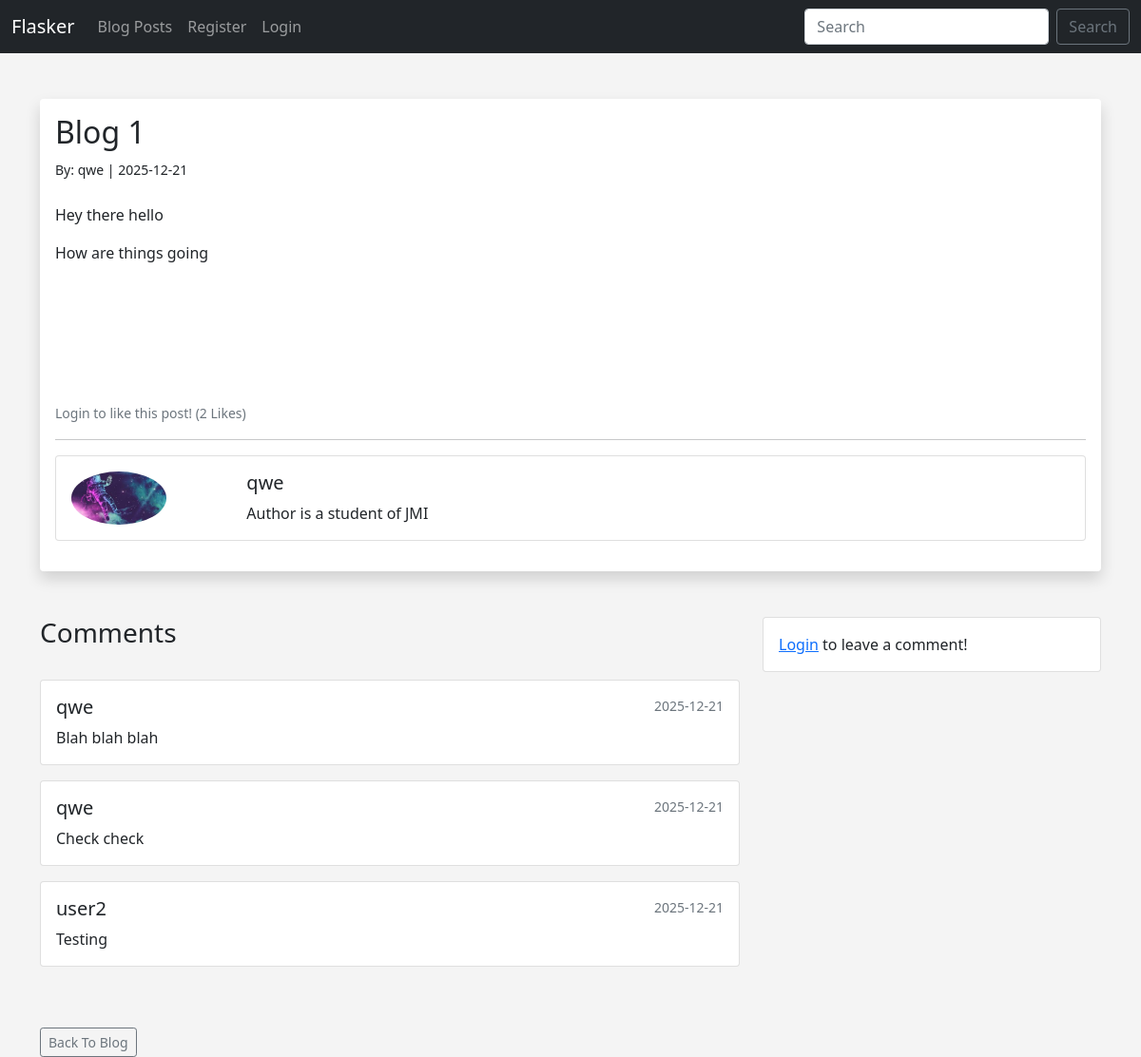
/posts/1, run on the app's committed database.
### app.py (models this page shows, shortened)
class Posts(db.Model):
    id = db.Column(db.Integer, primary_key=True)
    title = db.Column(db.String(255))
    content = db.Column(db.Text)
    date_posted = db.Column(db.DateTime, default=datetime.utcnow)
    slug = db.Column(db.String(255))
    poster_id = db.Column(db.Integer, db.ForeignKey('users.id'))
    comments = db.relationship('Comments', backref='post', lazy='dynamic')
    likes = db.relationship('Users', secondary=post_likes, backref=db.backref('liked_posts', lazy='dynamic'))

class Users(db.Model, UserMixin):
    id = db.Column(db.Integer, primary_key=True)
    username = db.Column(db.String(20), nullable=False, unique=True)
    name = db.Column(db.String(200), nullable=False)
    email = db.Column(db.String(120), nullable=False, unique=True)
    favorite_color = db.Column(db.String(120))
    about_author = db.Column(db.Text(), nullable=True)
    date_added = db.Column(db.DateTime, default=datetime.utcnow)
    profile_pic = db.Column(db.String(), nullable=True)
    password_hash = db.Column(db.String(128))
    posts = db.relationship('Posts', backref='poster', lazy=True)
    comments = db.relationship('Comments', backref='commenter', lazy=True)
    @property
    def password(self):
        raise AttributeError('password is not a readable attribute!')

class Comments(db.Model):
    id = db.Column(db.Integer, primary_key=True)
    text = db.Column(db.Text, nullable=False)
    date_posted = db.Column(db.DateTime, default=datetime.utcnow)
    poster_id = db.Column(db.Integer, db.ForeignKey('users.id'))
    post_id = db.Column(db.Integer, db.ForeignKey('posts.id'))

### app.py (the view, shortened to what this page needs)
@app.route('/posts/<int:id>', methods=['GET', 'POST'])
def post(id):
    post = Posts.query.get_or_404(id)
    form = CommentForm()
    return render_template('post.html', post=post, form=form)

### webforms.py
class CommentForm(FlaskForm):
	body = TextAreaField('Body', validators=[DataRequired()])
	submit = SubmitField('Submit')

class SearchForm(FlaskForm):
	searched = StringField("Searched", validators=[DataRequired()])
	submit = SubmitField("Submit")

### app.py (called while the page is built)
@app.context_processor
def base():
	form = SearchForm()
	return dict(form=form)

### templates/post.html (shortened to what this page needs)
{% extends 'base.html' %}
{% block content %}
<br/>
<div class="shadow p-3 mb-5 bg-body rounded">
	<h2>{{ post.title }}</h2>
	<small>By: {{ post.poster.name }} | {{ post.date_posted.strftime('%Y-%m-%d') }}</small>
	<br/><br/>
	{{ post.content|safe }}
	<br/><br/>
	{% if current_user.is_authenticated %}
		<br/><br/>
		{% if current_user in post.likes %}
			<a href="{{ url_for('like', post_id=post.id) }}" class="btn btn-outline-danger btn-sm">❤️ Unlike ({{ post.likes|length }})</a>
		{% else %}
			<a href="{{ url_for('like', post_id=post.id) }}" class="btn btn-outline-secondary btn-sm">🤍 Like ({{ post.likes|length }})</a>
		{% endif %}
	{% else %}
		<small class="text-muted">Login to like this post! ({{ post.likes|length }} Likes)</small>
	{% endif %}
	<hr>
	<div class="card mb-3">
		<div class="row no-gutters">
			<div class="col-md-2">
				{% if post.poster.profile_pic %}
					<img src="{{ url_for('static', filename='images/' + post.poster.profile_pic)}}" width="100" class="rounded-circle m-3">
				{% else %}
					<img src="{{ url_for('static', filename='images/default_profile_pic.png')}}" width="100" class="rounded-circle m-3">
				{% endif %}
			</div>
			<div class="col-md-10">
				<div class="card-body">
					<h5 class="card-title">{{ post.poster.name }}</h5>
					<p class="card-text">
						{% if post.poster.about_author %}
							{{ post.poster.about_author }}
						{% else %}
							Author has no bio yet...
						{% endif %}
					</p>
				</div>
			</div>
		</div>
	</div>
</div>
<div class="row">
	<div class="col-md-8">
		<h3>Comments</h3>
		<br/>
		{% for comment in post.comments %}
			<div class="card mb-3">
				<div class="card-body">
					<div class="d-flex justify-content-between">
						<h5 class="card-title">{{ comment.commenter.name }}</h5>
						<small class="text-muted">{{ comment.date_posted.strftime('%Y-%m-%d') }}</small>
					</div>
					<p class="card-text">{{ comment.text }}</p>
				</div>
			</div>
		{% else %}
			<p>No comments yet. Be the first!</p>
		{% endfor %}
	</div>
	<div class="col-md-4">
		{% if current_user.is_authenticated %}
			<div class="card">
				<div class="card-header">Add a Comment</div>
				<div class="card-body">
					<form method="POST">
						{{ form.hidden_tag() }}
						<div class="mb-3">
							{{ form.body(class="form-control", rows="3", placeholder="Write your comment...") }}
						</div>
						{{ form.submit(class="btn btn-secondary btn-sm") }}
					</form>
				</div>
			</div>
		{% else %}
			<div class="card">
				<div class="card-body">
					<a href="{{ url_for('login') }}">Login</a> to leave a comment!
				</div>
			</div>
		{% endif %}
	</div>
</div>
<br/><br/>
<a href="{{ url_for('posts')}}" class="btn btn-outline-secondary btn-sm">Back To Blog</a>
{% endblock %}

### templates/base.html (shortened to what this page needs)
<!doctype html>
<html lang="en">
  <head>
    <link href="https://cdn.jsdelivr.net/npm/bootstrap@5.0.0-beta1/dist/css/bootstrap.min.css" rel="stylesheet">
    <link href="{{ url_for('static', filename='css/style.css') }}" rel="stylesheet">
  </head>
  <body>
  	{% include 'navbar.html' %}
  	<br/>
  	<div class="container">
		{% block content %}
		{% endblock %}
	</div>
  </body>
</html>

### templates/navbar.html (shortened to what this page needs)
<nav class="navbar navbar-expand-lg navbar-dark bg-dark">
  <div class="container-fluid">
    <a class="navbar-brand" href="{{ url_for('index') }}">Flasker</a>
    <div class="collapse navbar-collapse" id="navbarSupportedContent">
      <ul class="navbar-nav me-auto mb-2 mb-lg-0">
        <li class="nav-item">
          <a class="nav-link" href="{{ url_for('posts')}}">Blog Posts</a>
        </li>
        {% if current_user.is_authenticated %}
          <li class="nav-item">
            <a class="nav-link" href="{{ url_for('add_post')}}">Add Post</a>
          </li>
          <li class="nav-item">
            <a class="nav-link" href="{{ url_for('dashboard')}}">Dashboard</a>
          </li>
          {% if current_user.id == 1 or current_user.id == 14 %}
          <li class="nav-item">
            <a class="nav-link" href="{{ url_for('admin')}}">Admin</a>
          </li>
          {% endif %}
          <li class="nav-item">
            <a class="nav-link" href="{{ url_for('logout')}}">Logout</a>
          </li>
        {% else %}
          <li class="nav-item">
            <a class="nav-link" href="{{ url_for('add_user')}}">Register</a>
          </li>
          <li class="nav-item">
            <a class="nav-link" href="{{ url_for('login')}}">Login</a>
          </li>
        {% endif %}
      </ul>
      <form method="POST" action="{{ url_for('search')}}" class="d-flex">
        <input class="form-control me-2" type="search" placeholder="Search" aria-label="Search" name="searched">
        <button class="btn btn-outline-secondary" type="submit">Search</button>
      </form>
    </div>
  </div>
</nav>

### static/css/style.css (style rules this page uses)
body { background: #f4f4f4; }

### data on the page
Posts: title "Blog 1", date_posted "2025-12-21", content "Hey there hello How are things going"
Users: poster.name "qwe", profile_pic (picture), poster.about_author "Author is a student of JMI"
Comments: commenter.name "qwe", date_posted "2025-12-21", text "Blah blah blah"
Comments: commenter.name "qwe", date_posted "2025-12-21", text "Check check"
Comments: commenter.name "user2", date_posted "2025-12-21", text "Testing"

### other printed values
{{ post.likes|length }} "2"
